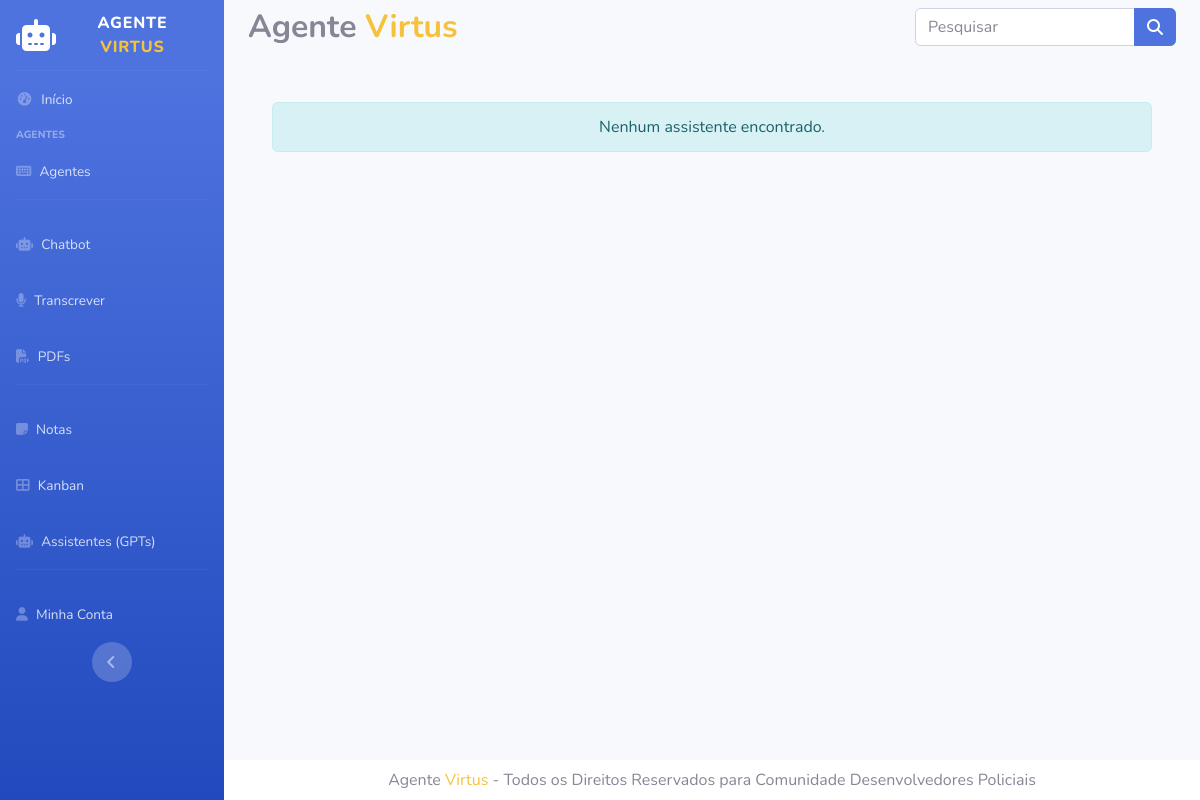
The page /assistentes on the database as committed earlier.
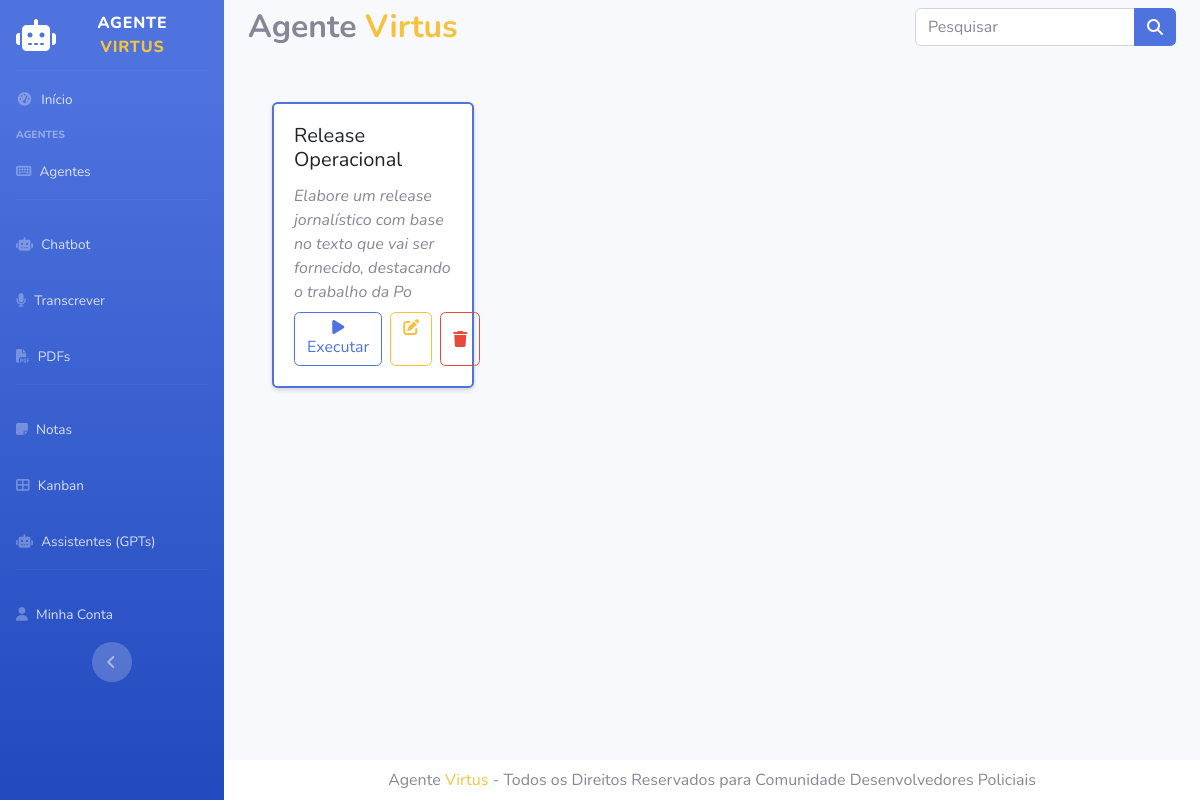
The same page on the database as committed later.
### models/models.py (models this page shows)
class Assistente(db.Model):
    id = db.Column(db.Integer, primary_key=True)
    nome = db.Column(db.String(200), nullable=False)
    descricao = db.Column(db.Text, nullable=True)
    conhecimento = db.Column(db.Text, nullable=True)
    criado_em = db.Column(db.DateTime, default=datetime.utcnow)

### routes.py (the view)
    @app.route('/assistentes')
    def assistentes():
        return AssistentesController.index()

### app.py (called while the page is built)
@app.before_request
def carregar_menus_dinamicos():
    try:
        menus_dinamicos = EquipeInteligente.query.filter(
            EquipeInteligente.menu_ordem > 0
        ).order_by(EquipeInteligente.menu_ordem).all()
        app.jinja_env.globals['menus'] = menus_dinamicos
    except Exception as e:
        app.jinja_env.globals['menus'] = []
        print(f"Erro ao carregar menus dinâmicos: {e}")

### controllers/AssistentesController.py (called while the page is built)
    @staticmethod
    def index():
        assistentes = Assistente.query.all()
        return render_template('assistentes/index.html', assistentes=assistentes)

### templates/assistentes/index.html (shortened to what this page needs)
{% extends "layout/base.html" %}
{% block main %}
<div class="container-fluid py-4">
    {% if assistentes %}
    <div class="row g-4">
        {% for assistente in assistentes %}
        <div class="col-12 col-sm-6 col-md-4 col-lg-3">
            <div class="card shadow-sm h-100 border-primary border-2">
                <div class="card-body d-flex flex-column">
                    <h5 class="card-title">{{ assistente.nome }}</h5>
                    <p class="card-text text-muted mb-2">
                        <i>{{ assistente.descricao[0:100] or 'Sem descrição.' }}</i>
                    </p>
                    <div class="mt-auto d-flex gap-2">
                        <a href="{{ url_for('assistentes_executar', id=assistente.id) }}" class="btn btn-block btn-outline-primary">
                            <i class="fas fa-play"></i> Executar
                        </a>
                        <a href="{{ url_for('assistentes_editar', id=assistente.id) }}" class="btn btn-outline-warning">
                            <i class="fas fa-edit"></i>
                        </a>
                        <button type="button" class="btn btn-outline-danger btn-excluir-assistente" data-id="{{ assistente.id }}">
                            <i class="fas fa-trash"></i>
                        </button>
                    </div>
                </div>
            </div>
        </div>
        {% endfor %}
    </div>
    {% else %}
    <div class="alert alert-info text-center">Nenhum assistente encontrado.</div>
    {% endif %}
</div>
{% endblock %}

### templates/layout/base.html (shortened to what this page needs)
<html data-bs-theme="light">
<head>
    <link href="https://getbootstrap.com/docs/5.3/dist/css/bootstrap.min.css" rel="stylesheet">
    <link href="https://cdnjs.cloudflare.com/ajax/libs/font-awesome/6.7.2/css/all.min.css" rel="stylesheet">
    <link href="/static/css/sb-admin-2.min.css" rel="stylesheet">
    <link href="/static/css/notas.css" rel="stylesheet">
</head>
<body>
    <div id="wrapper">
        {% include 'layout/menu.html' %}
        <div id="content-wrapper" class="d-flex flex-column">
            <div id="content">
                <div class="container-fluid">
                    <div class="row">
                        <div class="col-12 d-flex justify-content-between mb-3">
                            <div class="mt-2">
                                <h2 class="fw-bolder">Agente <span class="text-warning">Virtus</span></h2>
                            </div>
                            <div class="mt-2">
                                <form action="/pesquisar" class="form" method="post">
                                    <div class="input-group">
                                        <input class="form-control" id="pesquisar-expressao"
                                            name="pesquisar-expressao" type="text" placeholder="Pesquisar">
                                        <button type="submit" class="btn btn-primary"><i
                                                class="fas fa-search"></i></button>
                                    </div>
                                </form>
                            </div>
                        </div>
                    </div>
                    {% block main %}
                    {% endblock %}
                </div>
            </div>
            <footer class="p-2 bg-white">
                <div class="container">
                    <div class="copyright text-center">
                        <span>Agente <span class="text-warning">Virtus</span> - Todos os Direitos Reservados para
                            Comunidade Desenvolvedores Policiais </span>
                    </div>
                </div>
            </footer>
        </div>
    </div>
</body>
</html>

### templates/layout/menu.html (shortened to what this page needs)
<ul class="navbar-nav bg-gradient-primary sidebar sidebar-dark accordion" id="accordionSidebar">
    <a class="sidebar-brand d-flex align-items-center justify-content-center" href="/">
        <div class="sidebar-brand-icon">
            <i class="fa-solid fa-robot"></i>
        </div>
        <div class="sidebar-brand-text mx-3">Agente <span class="text-warning">Virtus</span></div>
    </a>
    <hr class="sidebar-divider my-0">
    <li class="nav-item">
        <a class="nav-link" href="/">
            <i class="fas fa-fw fa-tachometer-alt"></i>
            <span>Início</span></a>
    </li>
    <div class="sidebar-heading">
        Agentes
    </div>
    <li class="nav-item">
        <a class="nav-link" href="#" data-bs-toggle="collapse" data-bs-target="#collapseAgentes" aria-expanded="false"
            aria-controls="collapseAgentes">
            <i class="fa-solid fa-keyboard"></i>
            <span>Agentes</span>
        </a>
    </li>
    <hr class="sidebar-divider d-none d-md-block">
    <li class="nav-item">
        <a class="nav-link" href="/ferramentas/chatbot">
            <i class="fa-solid fa-robot"></i>
            <span>Chatbot</span>
        </a>
    </li>
    <li class="nav-item">
        <a class="nav-link" href="/ferramentas/transcrever">
            <i class="fa-solid fa-microphone"></i>
            <span>Transcrever</span>
        </a>
    </li>
    <li class="nav-item">
        <a class="nav-link" href="/ferramentas/pdfs">
            <i class="fa-solid fa-file-pdf"></i>
            <span>PDFs</span>
        </a>
    </li>
    <hr class="sidebar-divider d-none d-md-block">
    <li class="nav-item">
        <a class="nav-link" href="/notas">
            <i class="fa-solid fa-note-sticky"></i>
            <span>Notas</span>
        </a>
    </li>
    <li class="nav-item">
        <a class="nav-link" href="/notas/kanban">
            <i class="fa-solid fa-th-large"></i>
            <span>Kanban</span>
        </a>
    </li>
    <li class="nav-item">
        <a class="nav-link" href="#" data-bs-toggle="collapse" data-bs-target="#collapseGpts" aria-expanded="false"
            aria-controls="collapseGpts">
            <i class="fa-solid fa-robot"></i>
            <span>Assistentes (GPTs)</span>
        </a>
    </li>
    <hr class="sidebar-divider d-none d-md-block">
    <li class="nav-item">
        <a class="nav-link" href="/minhaconta">
            <i class="fa-solid fa-user"></i>
            <span>Minha Conta</span>
        </a>
    </li>
    <div class="text-center d-none d-md-inline">
        <button class="rounded-circle border-0" id="sidebarToggle"></button>
    </div>
</ul>

Rows that differ between the two databases and show on the page:
added Assistente: nome "Release Operacional", descricao "Elabore um release jornalístico com base no texto que vai ser fornecido, destacando o trabalho da Po"
Other text that changed with them:
text no longer shown: "Nenhum assistente encontrado."
